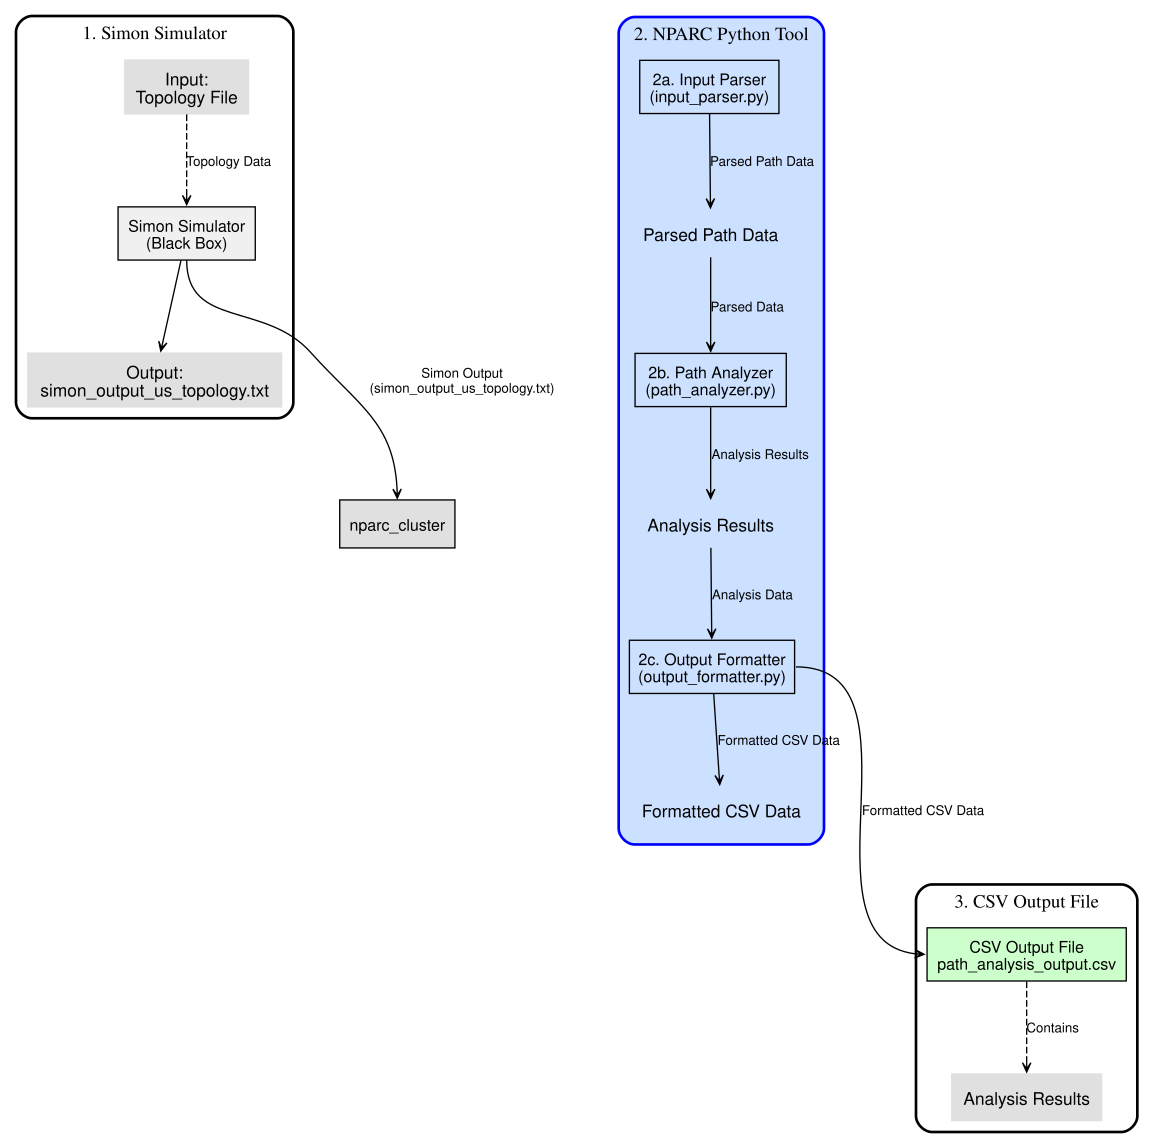

Generate this figure with Python:
# import graphviz

# def create_pipeline_flowchart_graphviz_vertical(output_filepath="pipeline_flowchart_vertical.svg"):
#     """Generates a VERTICAL pipeline flowchart SVG using Graphviz."""

#     dot = graphviz.Digraph('pipeline_vertical', comment='Optical Network Analysis Pipeline (Vertical)',
#                            graph_attr={'rankdir': 'TB',  # Changed to Top-to-Bottom layout
#                                        'bgcolor': 'transparent',
#                                        'margin': '20', # Add margin for better spacing
#                                        'compound': 'true'}) # Enable subgraphs for clusters
#     dot.attr('node', shape='box', style='filled', fillcolor='#e0e0e0', fontname='Helvetica', fontsize='12')
#     dot.attr('edge', arrowhead='vee', arrowtail='tee', arrowsize='0.8', fontname='Helvetica', fontsize='10')

#     # Nodes
#     with dot.subgraph(name='cluster_simon', graph_attr={'label': '1. Simon Simulator', 'labelloc': 't', 'style': 'rounded, bold', 'color': 'black'}) as simon_cluster:
#         simon_cluster.node('simon_simulator', label='Simon Simulator\n(Black Box)', shape='box', style='filled', fillcolor='#f0f0f0')
#         simon_cluster.node('topology_input', label='Input:\nTopology File', shape='plaintext', fontsize='13')
#         simon_cluster.node('simon_output', label='Output:\nsimon_output_us_topology.txt', shape='plaintext', fontsize='13')

#     with dot.subgraph(name='cluster_nparc', graph_attr={'label': '2. NPARC Python Tool', 'labelloc': 't', 'style': 'rounded, bold', 'color': 'blue', 'fillcolor': '#cce0ff', 'bgcolor': '#cce0ff'}) as nparc_cluster:
#         nparc_cluster.attr('node', shape='box', style='filled', fillcolor='#cce0ff')
#         nparc_cluster.node('input_parser', label='2a. Input Parser\n(input_parser.py)')
#         nparc_cluster.node('path_analyzer', label='2b. Path Analyzer\n(path_analyzer.py)')
#         nparc_cluster.node('output_formatter', label='2c. Output Formatter\n(output_formatter.py)')
#         nparc_cluster.node('parsed_data', label='Parsed Path Data', shape='plaintext', fontsize='13')
#         nparc_cluster.node('analysis_data', label='Analysis Results', shape='plaintext', fontsize='13')
#         nparc_cluster.node('csv_data', label='Formatted CSV Data', shape='plaintext', fontsize='13')


#     with dot.subgraph(name='cluster_csv_output', graph_attr={'label': '3. CSV Output File', 'labelloc': 't', 'style': 'rounded, bold', 'color': 'black'}) as csv_cluster:
#         csv_cluster.node('csv_file_output', label='CSV Output File\npath_analysis_output.csv', shape='box', style='filled', fillcolor='#ccffcc')
#         csv_cluster.node('analysis_results_label', label='Analysis Results', shape='plaintext', fontsize='13')


#     # Edges (Data Flow) - Adjusted for Vertical Layout - Simpler Connections
#     dot.edge('topology_input', 'simon_simulator', label='Topology Data', style='dashed', color='black')
#     dot.edge('simon_simulator', 'simon_output', style='solid', color='black')
#     dot.edge('simon_output', 'input_parser', label='Simon Output\n(simon_output_us_topology.txt)')
#     dot.edge('input_parser', 'parsed_data', label='Parsed Path Data')
#     dot.edge('parsed_data', 'path_analyzer', label='Parsed Data')
#     dot.edge('path_analyzer', 'analysis_data', label='Analysis Results')
#     dot.edge('analysis_data', 'output_formatter', label='Analysis Data')
#     dot.edge('output_formatter', 'csv_data', label='Formatted CSV Data')
#     dot.edge('csv_data', 'csv_file_output', label='Contains', style='dashed', color='black')


#     dot.render(output_filepath, view=False, format='svg') # Generate SVG file
#     print(f"Vertical Flowchart SVG saved to: {output_filepath}")


# if __name__ == '__main__':
#     create_pipeline_flowchart_graphviz_vertical()



import graphviz

def create_vertical_pipeline_flowchart_graphviz_refined(output_filepath="pipeline_flowchart_vertical_refined.svg"):
    """Generates a refined vertical pipeline flowchart SVG using Graphviz with spacing adjustments."""

    dot = graphviz.Digraph('vertical_pipeline_refined', comment='Refined Vertical Optical Network Analysis Pipeline',
                           graph_attr={'rankdir': 'TB', 'bgcolor': 'transparent', 'compound': 'true', 'nodesep': '0.6', 'ranksep': '0.8'}) # Increased ranksep and nodesep for spacing

    dot.attr('node', shape='box', style='filled', fillcolor='#e0e0e0', fontname='Helvetica', fontsize='12', margin='0.1,0.1') # Reduced node margin slightly
    dot.attr('edge', arrowhead='vee', arrowtail='tee', arrowsize='0.7', fontname='Helvetica', fontsize='10', minlen='1.5') # Increased minlen for longer arrows

    # 1. Simon Simulator Box (Vertical Top)
    with dot.subgraph(name='cluster_simon', graph_attr={'label': '1. Simon Simulator', 'labelloc': 't', 'style': 'rounded, bold', 'color': 'black'}) as simon_cluster:
        simon_cluster.attr(rankdir='LR')
        simon_cluster.node('topology_input', label='Input:\nTopology File', shape='plaintext', fontsize='13')
        simon_cluster.node('simon_simulator', label='Simon Simulator\n(Black Box)', fillcolor='#f0f0f0')
        simon_cluster.node('simon_output', label='Output:\nsimon_output_us_topology.txt', shape='plaintext', fontsize='13')
        simon_cluster.edge('topology_input', 'simon_simulator', label='Topology Data', style='dashed', color='black')
        simon_cluster.edge('simon_simulator', 'simon_output', style='solid', color='black', minlen='1') # Reduced minlen here


    # 2. NPARC Python Tool Box (Vertical Middle)
    with dot.subgraph(name='cluster_nparc', graph_attr={'label': '2. NPARC Python Tool', 'labelloc': 't', 'style': 'rounded, bold', 'color': 'blue', 'fillcolor': '#cce0ff', 'bgcolor': '#cce0ff'}) as nparc_cluster:
        nparc_cluster.attr(rankdir='LR')
        nparc_cluster.attr('node', shape='box', style='filled', fillcolor='#cce0ff')
        nparc_cluster.node('input_parser', label='2a. Input Parser\n(input_parser.py)')
        nparc_cluster.node('path_analyzer', label='2b. Path Analyzer\n(path_analyzer.py)')
        nparc_cluster.node('output_formatter', label='2c. Output Formatter\n(output_formatter.py)')
        nparc_cluster.node('parsed_data', label='Parsed Path Data', shape='plaintext', fontsize='13', group='nparc_data')
        nparc_cluster.node('analysis_data', label='Analysis Results', shape='plaintext', fontsize='13', group='nparc_data')
        nparc_cluster.node('csv_data_internal', label='Formatted CSV Data', shape='plaintext', fontsize='13', group='nparc_data')


        nparc_cluster.edge('input_parser', 'parsed_data', label='Parsed Path Data', class_='arrow-label', minlen='1') # Reduced minlen here
        nparc_cluster.edge('parsed_data', 'path_analyzer', label='Parsed Data', class_='arrow-label', minlen='1') # Reduced minlen here
        nparc_cluster.edge('path_analyzer', 'analysis_data', label='Analysis Results', class_='arrow-label', minlen='1') # Reduced minlen here
        nparc_cluster.edge('analysis_data', 'output_formatter', label='Analysis Data', class_='arrow-label', minlen='1') # Reduced minlen here
        nparc_cluster.edge('output_formatter', 'csv_data_internal', label='Formatted CSV Data', class_='arrow-label', minlen='1') # Reduced minlen here


    # 3. CSV Output File Box (Vertical Bottom - nudged right)
    with dot.subgraph(name='cluster_csv_output', graph_attr={'label': '3. CSV Output File', 'labelloc': 't', 'style': 'rounded, bold', 'color': 'black', 'x': '1.2', 'rank': 'same'}) as csv_cluster: # rank:same to align horizontally, x: nudge right
        csv_cluster.attr(rankdir='LR')
        csv_cluster.node('csv_file_output', label='CSV Output File\npath_analysis_output.csv', shape='box', style='filled', fillcolor='#ccffcc')
        csv_cluster.node('analysis_results_label', label='Analysis Results', shape='plaintext', fontsize='13')
        csv_cluster.edge('csv_file_output', 'analysis_results_label', style='dashed', color='black', label='Contains', class_='arrow-label', minlen='1') # Reduced minlen here


    # Vertical Arrows connecting the main stages - using headport and tailport for better connection points
    dot.edge('simon_simulator', 'nparc_cluster', label='Simon Output\n(simon_output_us_topology.txt)', class_='arrow-label', tailport='s', headport='n', minlen='2') # Increased minlen for vertical arrow
    dot.edge('output_formatter', 'csv_file_output', label='Formatted CSV Data', class_='arrow-label', tailport='e', headport='w', minlen='2') # Increased minlen for vertical arrow


    dot.render(output_filepath, view=False, format='svg')
    print(f"Vertical Flowchart SVG saved to: {output_filepath}")


if __name__ == '__main__':
    create_vertical_pipeline_flowchart_graphviz_refined()
